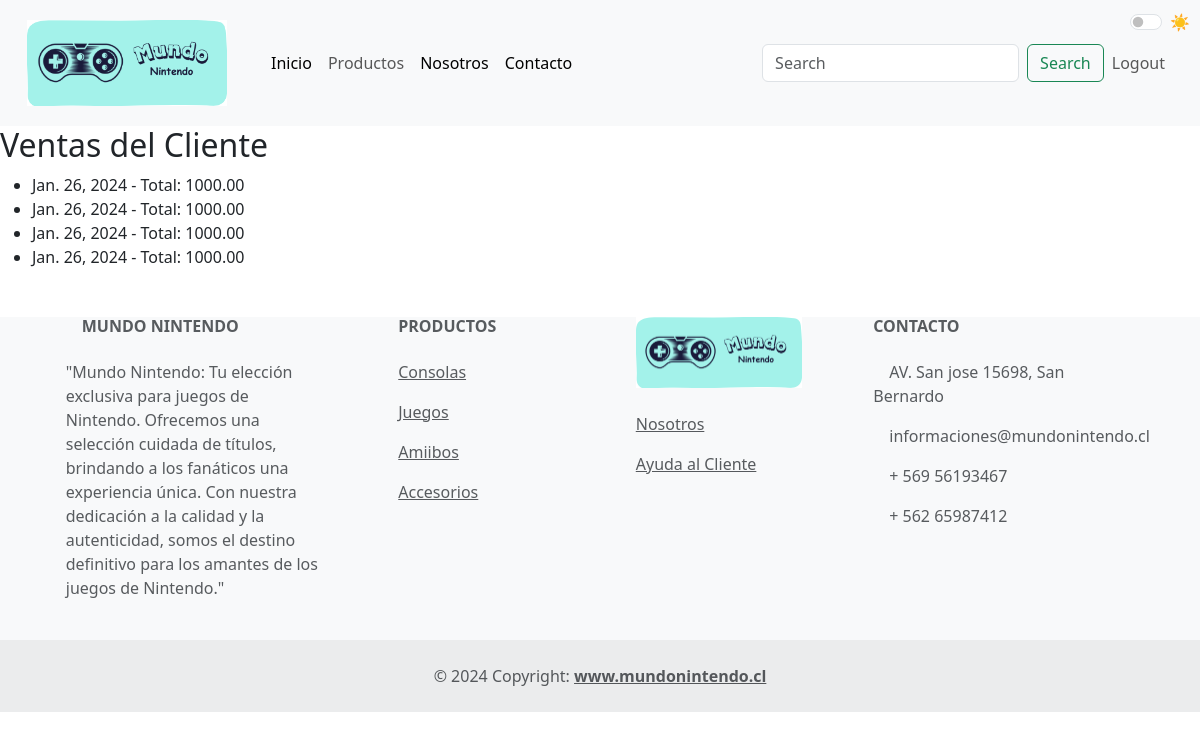
/accounts/ventas/ (signed in), run on the app's committed database.
### app/models.py (models this page shows, shortened)
class Venta(models.Model):
    usuario = models.ForeignKey(CustomUser, on_delete=models.CASCADE)
    fecha_venta = models.DateField(auto_now_add=True)
    total_venta = models.DecimalField(max_digits=10, decimal_places=2, default=0)

### app/views.py (the view)
# urls.py: path('ventas/', lista_ventas_cliente, name='lista_ventas_cliente'),
@login_required
def lista_ventas_cliente(request):
    ventas_cliente = Venta.objects.filter(usuario=request.user)
    return render(request, 'carrito.html', {'ventas_cliente': ventas_cliente})

### app/templates/carrito.html (shortened to what this page needs)
<!doctype html>
<html lang="en">
<head>
  {% load static %}
  <link href="https://cdn.jsdelivr.net/npm/bootstrap@5.3.0-alpha1/dist/css/bootstrap.min.css" rel="stylesheet"
>
  <link rel="stylesheet" href="{% static 'css/reloj.css' %}">
  <link rel="stylesheet" href="{% static 'css/cambio_color.css' %}">
</head>
<body>
  <nav class="navbar navbar-expand-lg bg-body-tertiary">
    <div class="container-fluid">
      <a class="navbar-brand" href="{% url 'listar_productos' %}"><img src="{% static 'img/Mundo nintendo (2).png' %}" alt=""
          style="width: 200px; height: auto;"></a>
      <div class="collapse navbar-collapse" id="navbarSupportedContent">
        <ul class="navbar-nav me-auto mb-2 mb-lg-0">
          <li class="nav-item">
            <a class="nav-link active" aria-current="page" href="{% url 'listar_productos' %}">Inicio</a>
          </li>
          <li class="nav-item">
            <a class="nav-link" aria-current="page" href="{% url 'catalogo' %}">Productos</a>
          </li>
          <li class="nav-item">
            <a class="nav-link active" aria-current="page" href="#ancla-nosotros">Nosotros</a>
          </li>
          <li class="nav-item">
            <a class="nav-link active" aria-current="page" href="contacto.html">Contacto</a>
          </li>
          <div class="form-check form-switch" style="position: absolute; top: 10px; right: 10px;">
            <input class="form-check-input" type="checkbox" id="modoOscuroSwitch">
            <label class="form-check-label" for="modoOscuroSwitch">
              <span class="sol">☀️</span>
            </label>
          </div>
        </ul>
        <form class="d-flex" role="search">
          <input class="form-control me-2" type="search" placeholder="Search" aria-label="Search">
          <button class="btn btn-outline-success" type="submit">Search</button>
        </form>
        <ul class="navbar-nav">
          {% if user.is_authenticated %}
              <li class="nav-item">
                  <a class="nav-link" href="{% url 'logout' %}">Logout</a>
              </li>
          {% endif %}
      </ul>
      </div>
    </div>
  </nav>
  {% block content %}
  <h2>Ventas del Cliente</h2>
  {% if ventas_cliente %}
    <ul>
      {% for venta in ventas_cliente %}
        <li>
          {{ venta.fecha_venta }} - Total: {{ venta.total_venta }}
        </li>
      {% endfor %}
    </ul>
  {% else %}
    <p>No hay ventas disponibles.</p>
  {% endif %}
{% endblock %}
</body>
<footer class="text-center text-lg-start bg-body-tertiary text-muted">
  <section class="">
    <div class="container text-center text-md-start mt-5">
      <div class="row mt-3">
        <div class="col-md-3 col-lg-4 col-xl-3 mx-auto mb-4">
          <h6 class="text-uppercase fw-bold mb-4">
            Mundo Nintendo
          </h6>
          <p>
            "Mundo Nintendo: Tu elección exclusiva para juegos de Nintendo. Ofrecemos una selección cuidada
            de títulos, brindando a los fanáticos una experiencia única. Con nuestra dedicación a la calidad y
            la autenticidad, somos el destino definitivo para los amantes de los juegos de Nintendo."
          </p>
        </div>
        <div class="col-md-2 col-lg-2 col-xl-2 mx-auto mb-4">
          <h6 class="text-uppercase fw-bold mb-4">
            Productos
          </h6>
          <p>
            <a href="#!" class="text-reset">Consolas</a>
          </p>
          <p>
            <a href="#!" class="text-reset">Juegos</a>
          </p>
          <p>
            <a href="#!" class="text-reset">Amiibos</a>
          </p>
          <p>
            <a href="#!" class="text-reset">Accesorios</a>
          </p>
        </div>
        <div class="col-md-3 col-lg-2 col-xl-2 mx-auto mb-4">
          <img src="{% static 'img/Mundo nintendo (2).png' %}" class="d-block w-100" alt="..."><br>
          <p>
            <a href="#!" class="text-reset">Nosotros</a>
          </p>
          <p>
            <a href="#!" class="text-reset">Ayuda al Cliente</a>
          </p>
        </div>
        <div class="col-md-4 col-lg-3 col-xl-3 mx-auto mb-md-0 mb-4">
          <h6 class="text-uppercase fw-bold mb-4">Contacto</h6>
          <p> AV. San jose 15698, San Bernardo</p>
          <p>
            informaciones@mundonintendo.cl
          </p>
          <p> + 569 56193467</p>
          <p> + 562 65987412</p>
        </div>
      </div>
    </div>
  </section>
  <div class="text-center p-4" style="background-color: rgba(0, 0, 0, 0.05);">
    © 2024 Copyright:
    <a class="text-reset fw-bold" href="https://mdbootstrap.com/">www.mundonintendo.cl</a>
  </div>
</footer>
</html>

### app/static/css/reloj.css (style rules this page uses)
.navbar { background-color: #333; padding: 15px; }
.navbar-brand { color: white; }

### app/static/css/cambio_color.css (style rules this page uses)
body { transition: background-color 0.3s ease, color 0.3s ease; }
.navbar-brand, .navbar-nav .nav-link { transition: color 0.3s ease; }
#modoOscuroSwitch:checked + label .luna, #modoOscuroSwitch:not(:checked) + label .sol { display: none; }
#modoOscuroSwitch:checked + label .luna, #modoOscuroSwitch:not(:checked) + label .sol { display: inline; }

### data on the page
Venta: fecha_venta "Jan. 26, 2024", total_venta "1000.00"
Venta: fecha_venta "Jan. 26, 2024", total_venta "1000.00"
Venta: fecha_venta "Jan. 26, 2024", total_venta "1000.00"
Venta: fecha_venta "Jan. 26, 2024", total_venta "1000.00"
